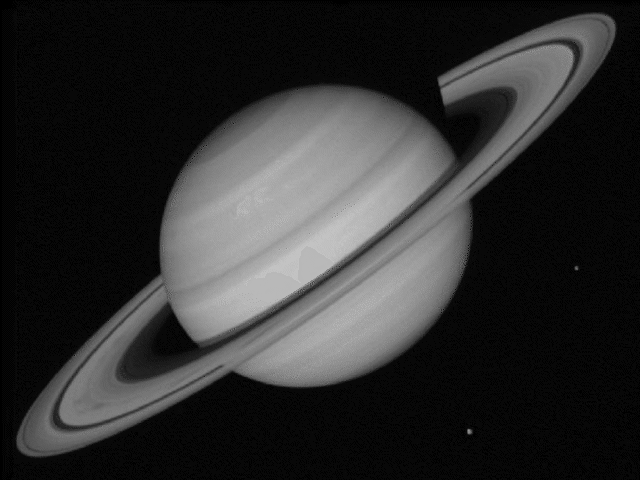
#> input picture activity_1/data/saturn.ascii.png, 640 x 480 px
$ jupyter execute --allow-errors Activity_1.ipynb
#> lines starting #> are read from the running program, lines starting #| are printed output that depends on the picture; long printed decimals are rounded
# Actividad 1

[cell 1]
# import required libraries
import matplotlib.pyplot as pyplot
import pandas
import math
import numpy

from collections import Counter
from PIL import Image

[cell 2]
# define functions
def load_text_file(path):
    with open(path, 'r', encoding='utf-8') as archive:
        return archive.read()


def count_unique_characters_from_text(text):
    unique_characters = set(text)
    return len(unique_characters)


def calculate_frequencies_from_text(text):
    return Counter(text)


def calculate_entropy_from_text(text):
    frequencies = Counter(text)
    total_characters = sum(frequencies.values())

    return -sum((freq / total_characters) * math.log2(freq / total_characters) for char, freq in frequencies.items())


def plot_histogram_from_text(frequencies):
    df = pandas.DataFrame(list(frequencies.items()), columns=['character', 'Frequency']).sort_values(by='Frequency',
                                                                                                     ascending=False)
    pyplot.figure(figsize=(10, 8))
    pyplot.bar(df['character'], df['Frequency'], color='gray')
    pyplot.xlabel('character')
    pyplot.ylabel('frequency')
    pyplot.title('Histogram')
    pyplot.xticks(rotation=90)

    pyplot.show()

[cell 3]
# don-quixote.txt

path = 'data/don-quixote.txt'
#> (the rest of this cell did not finish here and is left out)


number = count_unique_characters_from_text(text)
print("Unique characters of text file:", number)

entropy = calculate_entropy_from_text(text)
print("Entropy of text file:", entropy)

frequencies = calculate_frequencies_from_text(text)
plot_histogram_from_text(frequencies)

[cell 4]
# ecoli.fa

path = 'data/ecoli.fa'
#> (the rest of this cell did not finish here and is left out)


number = count_unique_characters_from_text(text)
print("Unique characters of text file:", number)

entropy = calculate_entropy_from_text(text)
print("Entropy of text file:", entropy)

frequencies = calculate_frequencies_from_text(text)
plot_histogram_from_text(frequencies)

[cell 5]
# define functions

def load_image_file(path):
    return Image.open(path)


def count_unique_colors_from_image(image):
    unique_colors = set(image.getdata())
    return len(unique_colors)


def calculate_entropy_from_image(image):
    histogram = image.histogram()
    total_pixels = sum(histogram)

    return -sum((h / total_pixels) * math.log2(h / total_pixels) for h in histogram if h != 0)


def plot_histogram_from_image(image):
    if image.mode != 'RGB':
        image = image.convert('RGB')

    data = image.getdata()

    colors = {}
    for color in data:
        if color in colors:
            colors[color] += 1
        else:
            colors[color] = 1

    colors_sorted = sorted(colors.items(), key=lambda x: x[1], reverse=True)
    colors, frequencies = zip(*colors_sorted)

    pyplot.figure(figsize=(10, 8))
    pyplot.bar(range(len(colors)), frequencies, color=[f'#{r:02x}{g:02x}{b:02x}' for r, g, b in colors])
    pyplot.xlabel('pixel')
    pyplot.ylabel('frequency')
    pyplot.title('Histogram')

    pyplot.show()

[cell 6]
# saturn.ascii.png

path = 'data/saturn.ascii.png'

image = load_image_file(path)
#> in load_image_file, returned value is the input picture: PIL image 640x480 L; min 0, max 195, mean 46.6

number = count_unique_colors_from_image(image)
#> in count_unique_colors_from_image, `unique_colors = set(image.getdata())`: unique_colors = 140 items
#> number = 140
print("Unique colors of image file:", number)
#| Unique colors of image file: 140

entropy = calculate_entropy_from_image(image)
#> in calculate_entropy_from_image, `histogram = image.histogram()`: histogram = 256 values, max 141326 at index 8, min 0 at index 1, mean 1200
#> in calculate_entropy_from_image, `total_pixels = sum(histogram)`: total_pixels = 307200
#> entropy = 3.97
print("Entropy of image file:", entropy)
#| Entropy of image file: 3.966

plot_histogram_from_image(image)
#> the loop in plot_histogram_from_image, `for color in data:` made 307200 passes
#> color on passes 1 to 3: (0, 0, 0), (0, 0, 0), (0, 0, 0)
#> after the loop in plot_histogram_from_image, `for color in data:`: colors = 140 items
#> in plot_histogram_from_image, `colors, frequencies = zip(*colors_sorted)`: colors = 140 items, first 6: (8, 8, 8), (0, 0, 0), (12, 12, 12), (166, 166, 166), (126, 126, 126), (118, 118, 118); frequencies = 140 values, max 141326 at index 0, min 21 at index 139, mean 2194.3
#> in plot_histogram_from_image, `pyplot.show()`:
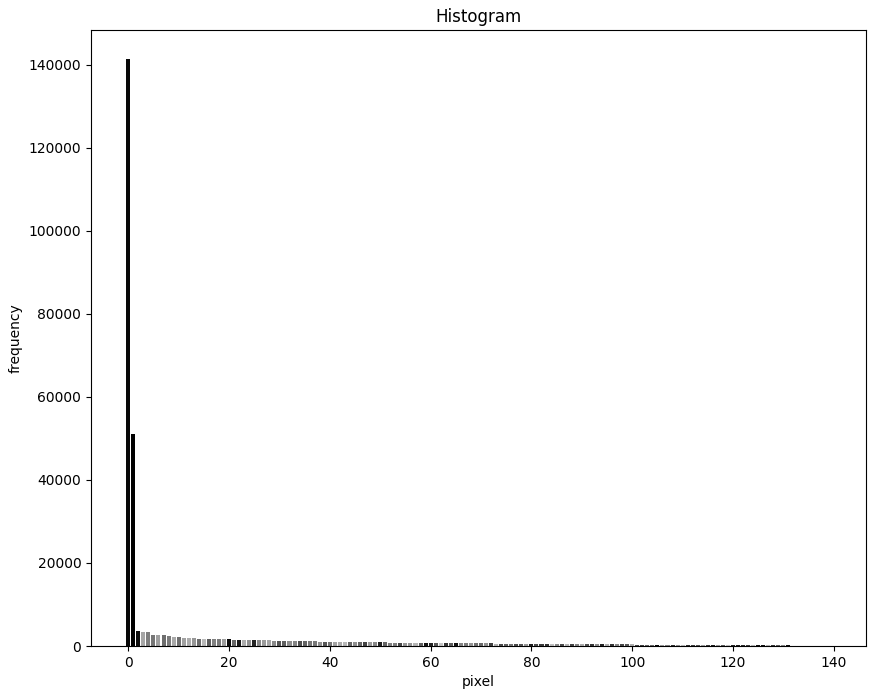
#> figure drawn by matplotlib, 1 panel; tallest bar 141326 high, from x = -0.4 to 0.4

[cell 7]
# baboon.ascii.png

path = 'data/baboon.ascii.png'

image = load_image_file(path)
#> call 2 of load_image_file, with path = 'data/baboon.ascii.png'
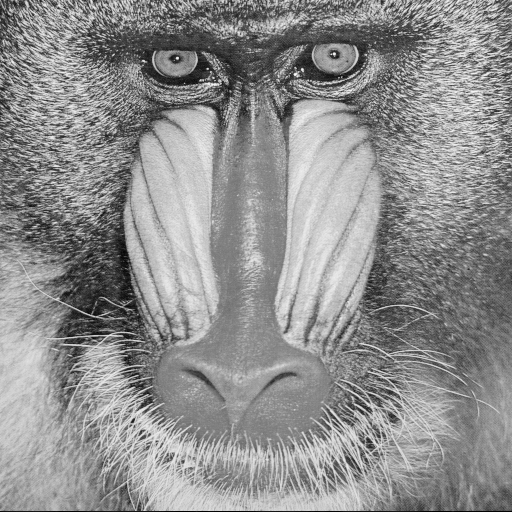
#> input picture activity_1/data/baboon.ascii.png, 512 x 512 px
#> in load_image_file, returned value is the input picture: PIL image 512x512 L; min 0, max 255, mean 142.7

number = count_unique_colors_from_image(image)
#> number = 226
print("Unique colors of image file:", number)
#| Unique colors of image file: 226

entropy = calculate_entropy_from_image(image)
#> entropy = 7.36
print("Entropy of image file:", entropy)
#| Entropy of image file: 7.358

plot_histogram_from_image(image)
#> the loop in plot_histogram_from_image (call 2), `for color in data:` made 262144 passes
#> color on passes 1 to 3: (160, 160, 160), (60, 60, 60), (53, 53, 53)
#> after the loop in plot_histogram_from_image (call 2), `for color in data:`: colors = 226 items
#> in plot_histogram_from_image (call 2), `colors, frequencies = zip(*colors_sorted)`: colors = 226 items, first 6: (134, 134, 134), (133, 133, 133), (131, 131, 131), (135, 135, 135), (136, 136, 136), (137, 137, 137); frequencies = 226 values, max 2708 at index 0, min 1 at index 223, mean 1159.9
#> in plot_histogram_from_image (call 2), `pyplot.show()`:
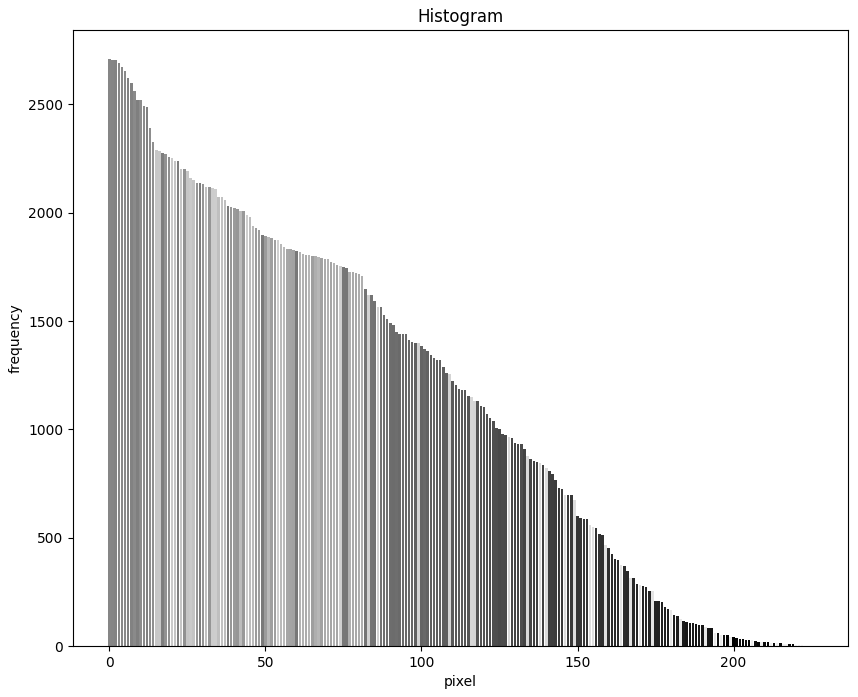
#> figure drawn by matplotlib, 1 panel; tallest bar 2708 high, from x = -0.4 to 0.4
